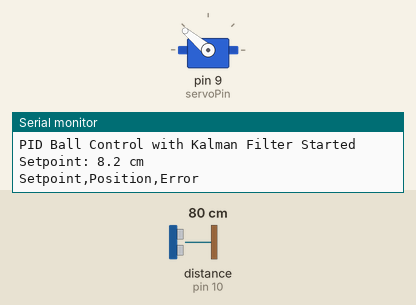
A sketch run on a simulated Arduino Uno, built with avr-gcc and run on an emulated ATmega328P. On the bench: servo, the last lines printed to the serial monitor. The test bench sets the inputs (shaded band); at power-on: distance to the obstacle (sensor on pin 10) 80 cm. The echo pulse lasts 58.3 µs per cm.

Above: at 2.2 s.
2.3 s: distance to the obstacle (sensor on pin 10) set to 19 cm
3.8 s: distance to the obstacle (sensor on pin 10) set to 15 cm
At 6.6 s:
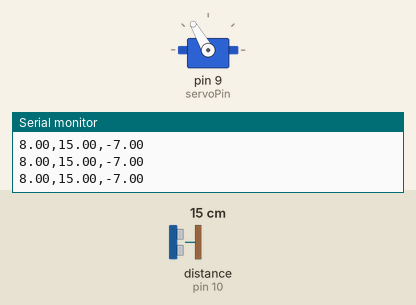
Timing chart, 0 to 8.1 s (numbered marks = the images above; inputs shaded):
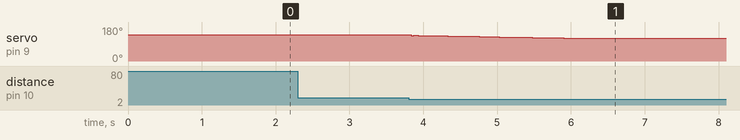

The sketch:

ball_control_kalman.ino
```cpp
// PID control with 2D Kalman Filtering
#include <Arduino.h>
#include <NewPing.h>
#include <Servo.h>

// Pin definitions
const int trigPin = 11;  // HC-SR04 trigger pin
const int echoPin = 10;  // HC-SR04 echo pin
const int servoPin = 9;  // Servo motor pin

// Beam length (maximum valid distance in cm for ultrasonic sensor)
const double beam_length_cm = 16.4;  // Maximum distance for ultrasonic sensor

// NewPing object for ultrasonic sensor
NewPing sonar(trigPin, echoPin, beam_length_cm);

// Servo limits (adjust based on your setup)
double servo_lower_lim_deg = 120;
double servo_upper_lim_deg = 160;
double old_tilt_deg = 140;  // Start at center position

// PID variables
double setpoint_cm = 8;  // Target distance (ball in middle of beam)
double cumulative_error = 0;
double previous_error = 0;

// PID gains (tune these values for your system)
double Kp = 1.2;
double Ki = 0.05;
double Kd = 1;

// Kalman Filter variables
// State vector: [position, velocity]
double state[2] = {8.2,
                   0.0};  // Initial state: position at setpoint, zero velocity
double P[2][2] = {{1.0, 0.0}, {0.0, 1.0}};  // Error covariance matrix
double Q[2][2] = {{0.1, 0.0}, {0.0, 0.1}};  // Process noise covariance
double R = 0.5;                             // Measurement noise variance
double dt = 0.02;                           // Time step (20ms loop)

unsigned long last_time = 0;

Servo myservo;

void setup() {
  Serial.begin(9600);

  // Initialize ultrasonic sensor pins
  pinMode(trigPin, OUTPUT);
  pinMode(echoPin, INPUT);

  // Initialize servo
  myservo.attach(servoPin);
  myservo.write(140);  // Start at center position

  delay(1000);  // Give time for servo to reach position
  Serial.println("PID Ball Control with Kalman Filter Started");
  Serial.println("Setpoint: 8.2 cm");
  // Add labels for Serial Plotter
  Serial.println("Setpoint,Position,Error");

  last_time = millis();
}

void loop() {
  // Calculate actual time step
  unsigned long current_time = millis();
  dt = (current_time - last_time) / 1000.0;  // Convert to seconds
  last_time = current_time;

  // Ensure minimum time step to avoid division issues
  if (dt < 0.01) dt = 0.01;
  if (dt > 0.1) dt = 0.1;  // Cap maximum dt

  // Read distance from ultrasonic sensor
  double measurement = readUltrasonicDistance();

  if (measurement > 0 && measurement < beam_length_cm) {  // Valid reading
    // Apply Kalman filter
    kalmanFilter(measurement);

    // Use filtered position for PID control
    double filtered_position = state[0];
    double filtered_velocity = state[1];

    // Calculate PID output using filtered position
    double new_tilt_deg = pid(filtered_position);

    // Update servo position gradually
    update_servo(new_tilt_deg, old_tilt_deg, 5);  // 5ms delay between steps
    old_tilt_deg = new_tilt_deg;

    // Print setpoint, filtered position, and error for Serial Plotter
    double error = setpoint_cm - filtered_position;
    Serial.print(setpoint_cm);  // Setpoint
    Serial.print(",");
    Serial.print(filtered_position);  // Ball position
    Serial.print(",");
    Serial.println(error);  // Error
  }

  delay(20);  // 50 Hz update rate
}

void kalmanFilter(double measurement) {
  // Prediction step
  // State transition matrix F
  double F[2][2] = {{1.0, dt}, {0.0, 1.0}};

  // Predict state: x = F * x
  double predicted_state[2];
  predicted_state[0] = state[0] + dt * state[1];  // position + velocity * dt
  predicted_state[1] = state[1];                  // velocity remains same

  // Predict error covariance: P = F * P * F^T + Q
  double temp_P[2][2];
  // temp_P = F * P
  temp_P[0][0] = P[0][0] + dt * P[1][0];
  temp_P[0][1] = P[0][1] + dt * P[1][1];
  temp_P[1][0] = P[1][0];
  temp_P[1][1] = P[1][1];

  // P = temp_P * F^T + Q
  P[0][0] = temp_P[0][0] + dt * temp_P[0][1] + Q[0][0];
  P[0][1] = temp_P[0][1] + Q[0][1];
  P[1][0] = temp_P[1][0] + dt * temp_P[1][1] + Q[1][0];
  P[1][1] = temp_P[1][1] + Q[1][1];

  // Update step
  // Innovation (measurement residual)
  double innovation =
      measurement - predicted_state[0];  // We only measure position

  // Innovation covariance
  double S = P[0][0] + R;

  // Kalman gain
  double K[2];
  K[0] = P[0][0] / S;
  K[1] = P[1][0] / S;

  // Update state estimate
  state[0] = predicted_state[0] + K[0] * innovation;
  state[1] = predicted_state[1] + K[1] * innovation;

  // Update error covariance
  double temp_P_update[2][2];
  temp_P_update[0][0] = P[0][0] - K[0] * P[0][0];
  temp_P_update[0][1] = P[0][1] - K[0] * P[0][1];
  temp_P_update[1][0] = P[1][0] - K[1] * P[0][0];
  temp_P_update[1][1] = P[1][1] - K[1] * P[0][1];

  // Copy back to P
  P[0][0] = temp_P_update[0][0];
  P[0][1] = temp_P_update[0][1];
  P[1][0] = temp_P_update[1][0];
  P[1][1] = temp_P_update[1][1];
}

double readUltrasonicDistance() {
  // Use NewPing library to get distance in cm
  unsigned int distance = sonar.ping_cm();
  return (double)distance;
}

void update_servo(double new_tilt_deg, double old_tilt_deg,
                  double delay_time_ms) {
  // Gradually move servo to new position to avoid jerky movements
  if (new_tilt_deg > old_tilt_deg) {
    for (double pos = old_tilt_deg; pos <= new_tilt_deg; pos += 1) {
      myservo.write(pos);
      delay(delay_time_ms);
    }
  }

  if (new_tilt_deg < old_tilt_deg) {
    for (double pos = old_tilt_deg; pos >= new_tilt_deg; pos -= 1) {
      myservo.write(pos);
      delay(delay_time_ms);
    }
  }
}

double pid(double distance_cm) {
  // Calculate error
  double error = setpoint_cm - distance_cm;

  // Proportional term
  double p_value = error * Kp;

  // Integral term
  cumulative_error += error;
  double i_value = cumulative_error * Ki;

  // Derivative term
  double d_value = (error - previous_error) * Kd;

  // Total PID output
  double pid_value = p_value + i_value + d_value;

  // Update for next iteration
  previous_error = error;

  // Map PID output to servo angle
  double servo_range = servo_upper_lim_deg - servo_lower_lim_deg;
  double new_servo_angle = map(pid_value, -1 * servo_range, servo_range,
                               servo_lower_lim_deg, servo_upper_lim_deg);

  // Constrain servo angle within limits
  if (new_servo_angle > servo_upper_lim_deg) {
    new_servo_angle = servo_upper_lim_deg;
  }

  if (new_servo_angle < servo_lower_lim_deg) {
    new_servo_angle = servo_lower_lim_deg;
  }

  return new_servo_angle;
}
```

Measured:
- the behaviour switches between 17 and 16 cm on distance to the obstacle (sensor on pin 10) (found by bisection; images 0 and 1)
- after the input at 2.3 s, every drawn part: stays the same
